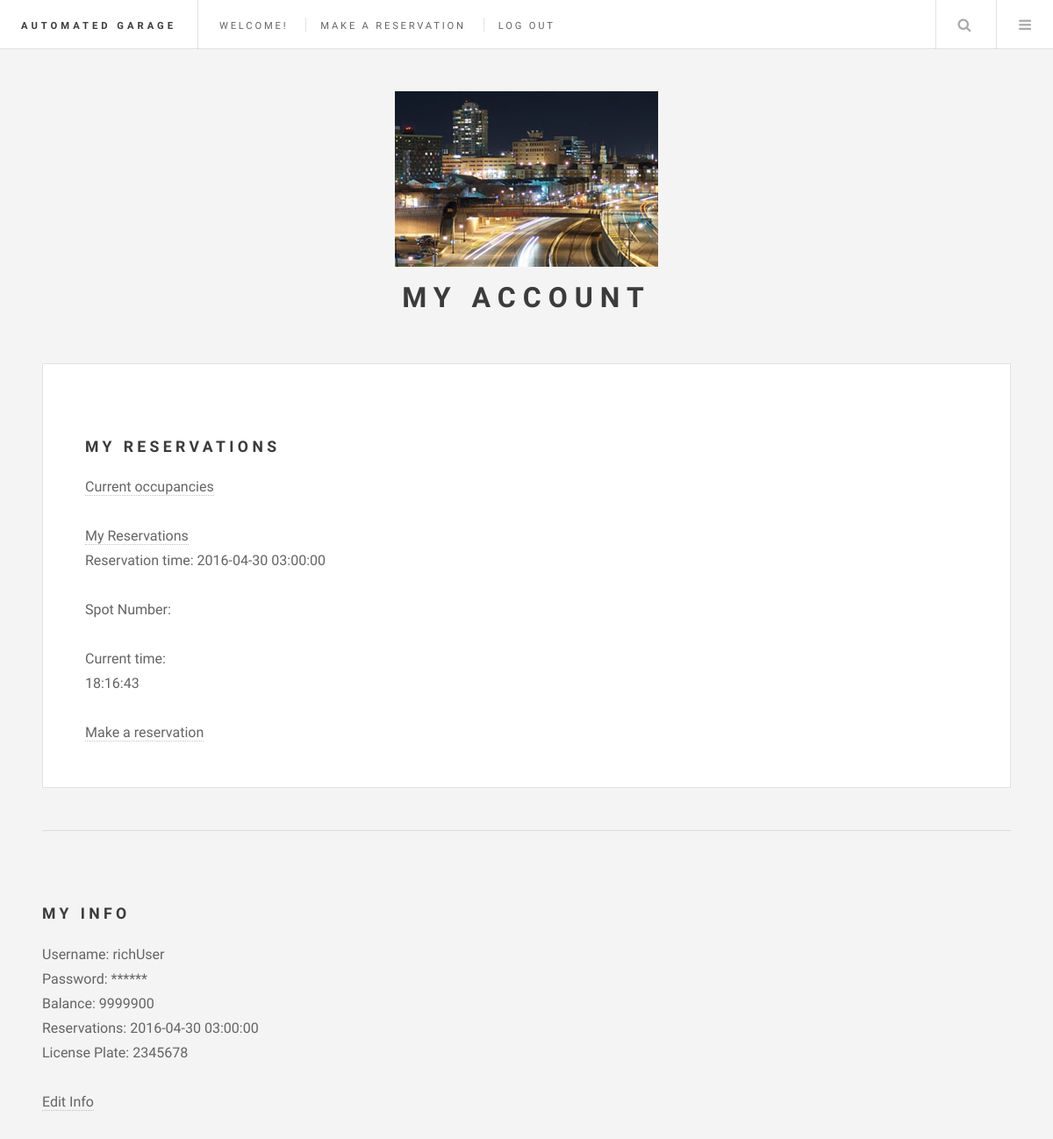
The page /account.php (signed in) on the database as committed earlier.
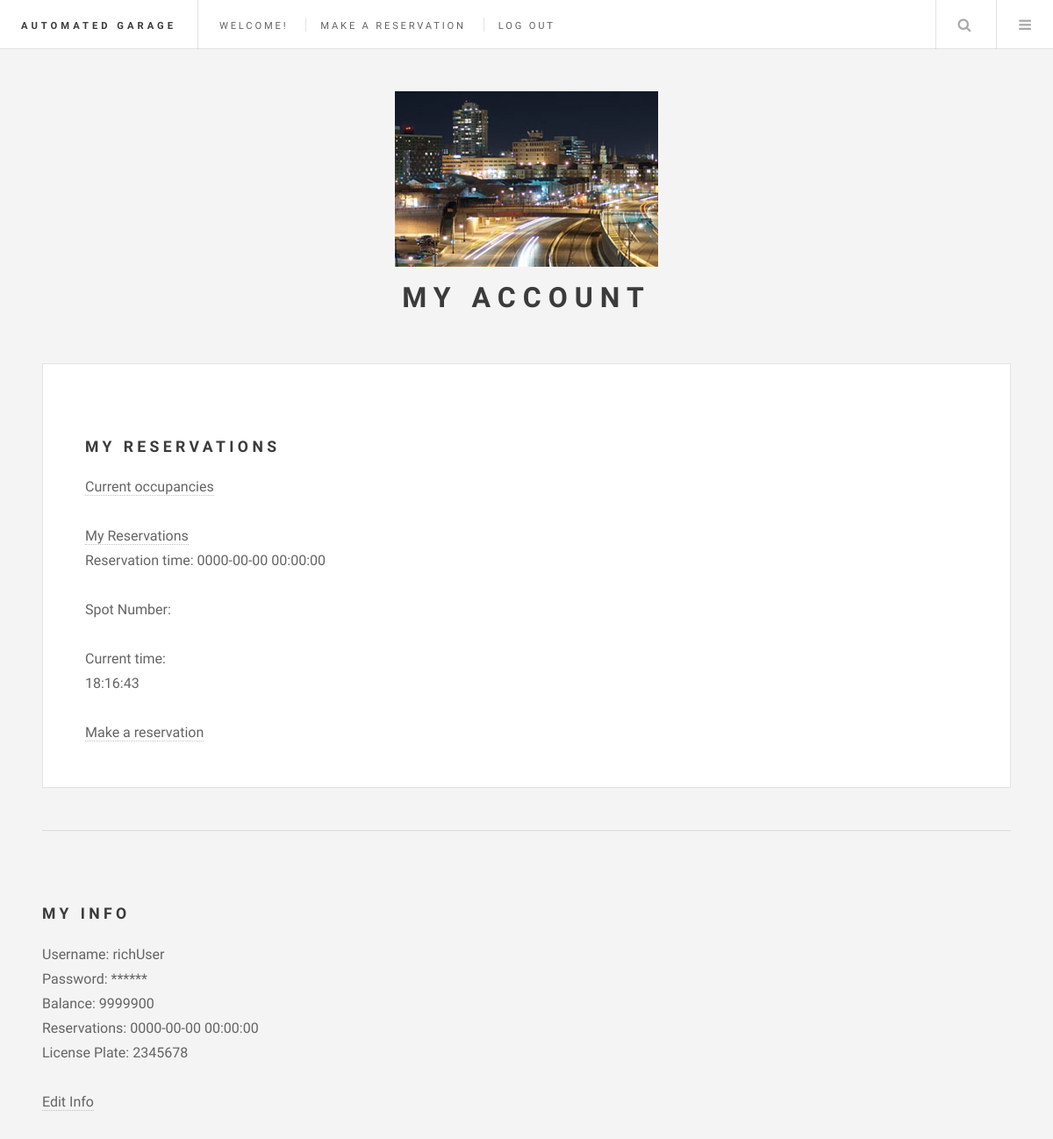
The same page on the database as committed later.
### tables this page shows
CREATE TABLE `accounts` (
  `isAdmin` int(11) NOT NULL DEFAULT '0',
  `id` int(10) NOT NULL,
  `Username` char(20) NOT NULL,
  `Password` char(20) NOT NULL,
  `Balance` float NOT NULL DEFAULT '0',
  `Reservation` datetime DEFAULT NULL,
  `LicensePlate` char(7) NOT NULL,
  `startTime` datetime NOT NULL DEFAULT CURRENT_TIMESTAMP,
  `endTime` datetime DEFAULT NULL,
  `paymentneeded` float NOT NULL DEFAULT '0'
);

### account.php (the view, shortened to what this page needs)
<?php
                        try {
                            $connection = new PDO('mysql:host='._HOST_NAME_.';dbname='._DATABASE_NAME_, _USER_NAME_, _DB_PASSWORD);
                            $connection->setAttribute(PDO::ATTR_ERRMODE, PDO::ERRMODE_EXCEPTION);
                        }
                        catch (PDOException $err)
                        {
                            echo $err->getMessage();
                        }
                        function getSingleValue($tableName, $prop, $value, $columnName, $connection)
							{
							  $q = $connection->query("SELECT `$columnName` FROM `$tableName` WHERE $prop='".$value."'");
							  $f = $q->fetch();
							  $result = $f[$columnName];
							  return $result;
							}
?>
<!DOCTYPE html>
<html>
<head>
<link rel="stylesheet" type="text/css" href="assets/css/main.css">
</head>
<body>
	<div id="wrapper">
		<header id="header">
			<h1><a href="index.php">Automated Garage</a></h1>
				<nav class="links">
					<ul>
						<li><p>Welcome! </p></li>
						<li><a href="reservation.php">Make a reservation</a></li>
						<li><a href="index.php">Log out</a></li>
					</ul>
				</nav>
				<nav class="main">
					<ul>
						<li class="search">
								<a class="fa-search" href="#search">Search</a>
						</li>
						<li class="menu">
							<a class="fa-bars" href="#menu">Menu</a>
						</li>
					</ul>
				</nav>
		</header>
		<div id="main">
			<article class="post">
				<p>
					<h2>My Reservations</h2>
					<form action="action_page.php" method="post" accept-charset="UTF-8">
            <a>Current occupancies</a><br><br>
						<a>My Reservations</a><br>
							<?php
  							$user = htmlspecialchars($_SESSION['username']);
  							$result = getSingleValue('accounts','username',$user,'Reservation',$connection);
                            $spotNum = getSingleValue('reservations','username', $user, 'spotNumber', $connection);
  	            echo "Reservation time: $result<br><br>";
                echo "Spot Number: $spotNum<br><br>";
	            ?>
						<body onload="startTime()"> </body>
						<div id="time"></div>
                        <br>
					<a href="reservation.php">Make a reservation</a><p>
					</form>
				</p>
			</article>
		</div>
		<section id="sidebar">
			<section id="intro">
				<header>
					<a href="account.php" class="image"><img src="images/0104.jpg"></a>
					<h2>My Account</h2>
                </header>
			</section>
			<div>
				<p>
					<h2>My Info</h2>
                        <?php
                        $user = htmlspecialchars($_SESSION['username']);
                        echo "Username: $user <br>";
                        echo "Password: ****** <br>";
                        $result = getSingleValue('accounts','username',$user,'Balance',$connection);
                        echo "Balance: $result<br>";
                         $result = getSingleValue('accounts','username',$user,'Reservation',$connection);
                        echo "Reservations: $result<br>";
                         $result = getSingleValue('accounts','username',$user,'LicensePlate',$connection);
                        echo "License Plate: $result<br>";
                    ?>
                    <br>
					<a href="editinfo.html">Edit Info</a>
			</div>
		</section>
	</div>
</body>
</html>

Rows that differ between the two databases and show on the page:
changed accounts id 2345678: Reservation "2016-04-30 03:00:00" → "0000-00-00 00:00:00"
Other text that changed with them:
$result: "2016-04-30 03:00:00" → "0000-00-00 00:00:00"
